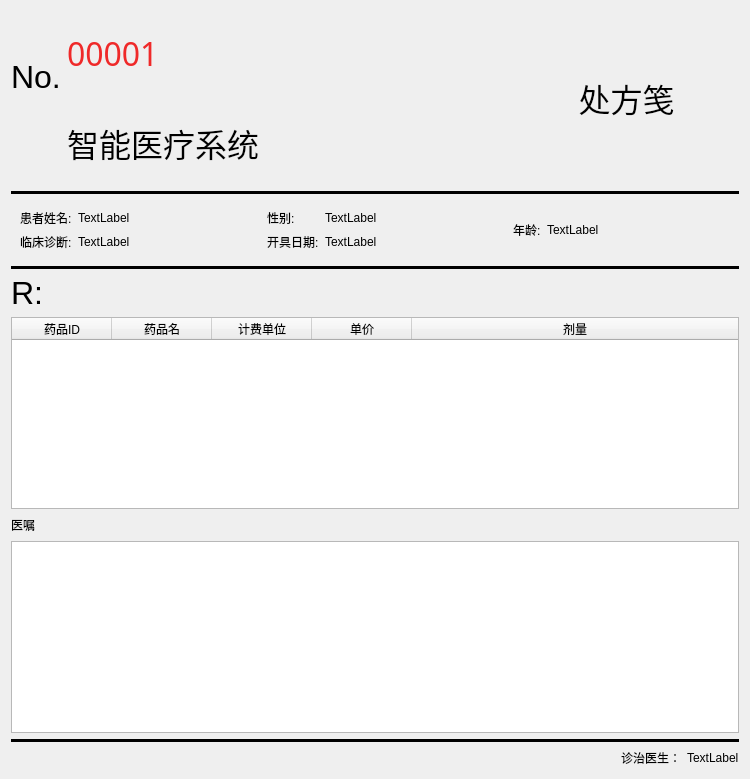
<?xml version="1.0" encoding="UTF-8"?>
<ui version="4.0">
 <class>PrescriptionPatient</class>
 <widget class="QWidget" name="PrescriptionPatient">
  <property name="geometry">
   <rect>
    <x>0</x>
    <y>0</y>
    <width>750</width>
    <height>779</height>
   </rect>
  </property>
  <property name="windowTitle">
   <string>Form</string>
  </property>
  <layout class="QVBoxLayout" name="verticalLayout">
   <item>
    <layout class="QHBoxLayout" name="horizontalLayout_73" stretch="3,6,3,0">
     <item>
      <layout class="QHBoxLayout" name="horizontalLayout_74">
       <item>
        <layout class="QVBoxLayout" name="verticalLayout_27" stretch="1,1,2">
         <item>
          <spacer name="verticalSpacer_9">
           <property name="orientation">
            <enum>Qt::Vertical</enum>
           </property>
           <property name="sizeHint" stdset="0">
            <size>
             <width>20</width>
             <height>40</height>
            </size>
           </property>
          </spacer>
         </item>
         <item>
          <widget class="QLabel" name="label_63">
           <property name="font">
            <font>
             <pointsize>24</pointsize>
            </font>
           </property>
           <property name="text">
            <string>No.</string>
           </property>
          </widget>
         </item>
         <item>
          <spacer name="verticalSpacer_10">
           <property name="orientation">
            <enum>Qt::Vertical</enum>
           </property>
           <property name="sizeHint" stdset="0">
            <size>
             <width>20</width>
             <height>40</height>
            </size>
           </property>
          </spacer>
         </item>
        </layout>
       </item>
       <item>
        <layout class="QVBoxLayout" name="verticalLayout_28">
         <item>
          <layout class="QHBoxLayout" name="horizontalLayout_75" stretch="0,3">
           <item>
            <widget class="QLabel" name="label_64">
             <property name="font">
              <font>
               <family>aakar</family>
               <pointsize>24</pointsize>
              </font>
             </property>
             <property name="styleSheet">
              <string notr="true">color: rgb(239, 41, 41);</string>
             </property>
             <property name="text">
              <string>00001</string>
             </property>
            </widget>
           </item>
           <item>
            <spacer name="horizontalSpacer_53">
             <property name="orientation">
              <enum>Qt::Horizontal</enum>
             </property>
             <property name="sizeHint" stdset="0">
              <size>
               <width>40</width>
               <height>20</height>
              </size>
             </property>
            </spacer>
           </item>
          </layout>
         </item>
         <item>
          <layout class="QHBoxLayout" name="horizontalLayout_76">
           <item>
            <widget class="QLabel" name="label_5">
             <property name="font">
              <font>
               <pointsize>24</pointsize>
              </font>
             </property>
             <property name="text">
              <string>智能医疗系统</string>
             </property>
            </widget>
           </item>
           <item>
            <spacer name="horizontalSpacer_54">
             <property name="orientation">
              <enum>Qt::Horizontal</enum>
             </property>
             <property name="sizeHint" stdset="0">
              <size>
               <width>40</width>
               <height>20</height>
              </size>
             </property>
            </spacer>
           </item>
          </layout>
         </item>
        </layout>
       </item>
      </layout>
     </item>
     <item>
      <spacer name="horizontalSpacer_55">
       <property name="orientation">
        <enum>Qt::Horizontal</enum>
       </property>
       <property name="sizeHint" stdset="0">
        <size>
         <width>40</width>
         <height>20</height>
        </size>
       </property>
      </spacer>
     </item>
     <item>
      <widget class="QLabel" name="label_65">
       <property name="font">
        <font>
         <pointsize>24</pointsize>
        </font>
       </property>
       <property name="text">
        <string>处方笺</string>
       </property>
       <property name="alignment">
        <set>Qt::AlignCenter</set>
       </property>
      </widget>
     </item>
     <item>
      <spacer name="horizontalSpacer_56">
       <property name="orientation">
        <enum>Qt::Horizontal</enum>
       </property>
       <property name="sizeHint" stdset="0">
        <size>
         <width>40</width>
         <height>20</height>
        </size>
       </property>
      </spacer>
     </item>
    </layout>
   </item>
   <item>
    <widget class="Line" name="line">
     <property name="frameShadow">
      <enum>QFrame::Plain</enum>
     </property>
     <property name="lineWidth">
      <number>5</number>
     </property>
     <property name="orientation">
      <enum>Qt::Horizontal</enum>
     </property>
    </widget>
   </item>
   <item>
    <widget class="QFrame" name="frame">
     <property name="styleSheet">
      <string notr="true">border: none;</string>
     </property>
     <property name="frameShape">
      <enum>QFrame::StyledPanel</enum>
     </property>
     <property name="frameShadow">
      <enum>QFrame::Raised</enum>
     </property>
     <layout class="QHBoxLayout" name="horizontalLayout_65">
      <item>
       <layout class="QVBoxLayout" name="verticalLayout_24">
        <item>
         <layout class="QHBoxLayout" name="horizontalLayout_66">
          <item>
           <widget class="QLabel" name="label_58">
            <property name="text">
             <string>患者姓名:</string>
            </property>
           </widget>
          </item>
          <item>
           <widget class="QLabel" name="patientname_5">
            <property name="text">
             <string>TextLabel</string>
            </property>
           </widget>
          </item>
         </layout>
        </item>
        <item>
         <layout class="QHBoxLayout" name="horizontalLayout_67">
          <item>
           <widget class="QLabel" name="label_59">
            <property name="text">
             <string>临床诊断:</string>
            </property>
           </widget>
          </item>
          <item>
           <widget class="QLabel" name="diagnosis_5">
            <property name="text">
             <string>TextLabel</string>
            </property>
           </widget>
          </item>
         </layout>
        </item>
       </layout>
      </item>
      <item>
       <spacer name="horizontalSpacer_49">
        <property name="orientation">
         <enum>Qt::Horizontal</enum>
        </property>
        <property name="sizeHint" stdset="0">
         <size>
          <width>81</width>
          <height>20</height>
         </size>
        </property>
       </spacer>
      </item>
      <item>
       <layout class="QVBoxLayout" name="verticalLayout_25">
        <item>
         <layout class="QHBoxLayout" name="horizontalLayout_68">
          <item>
           <widget class="QLabel" name="label_60">
            <property name="text">
             <string>性别:</string>
            </property>
           </widget>
          </item>
          <item>
           <widget class="QLabel" name="sex_5">
            <property name="text">
             <string>TextLabel</string>
            </property>
           </widget>
          </item>
         </layout>
        </item>
        <item>
         <layout class="QHBoxLayout" name="horizontalLayout_69">
          <item>
           <widget class="QLabel" name="label_61">
            <property name="text">
             <string>开具日期:</string>
            </property>
           </widget>
          </item>
          <item>
           <widget class="QLabel" name="diagnosistime_5">
            <property name="text">
             <string>TextLabel</string>
            </property>
           </widget>
          </item>
         </layout>
        </item>
       </layout>
      </item>
      <item>
       <spacer name="horizontalSpacer_50">
        <property name="orientation">
         <enum>Qt::Horizontal</enum>
        </property>
        <property name="sizeHint" stdset="0">
         <size>
          <width>82</width>
          <height>20</height>
         </size>
        </property>
       </spacer>
      </item>
      <item>
       <layout class="QVBoxLayout" name="verticalLayout_26">
        <item>
         <layout class="QHBoxLayout" name="horizontalLayout_70">
          <item>
           <widget class="QLabel" name="label_62">
            <property name="text">
             <string>年龄:</string>
            </property>
           </widget>
          </item>
          <item>
           <widget class="QLabel" name="age_5">
            <property name="text">
             <string>TextLabel</string>
            </property>
           </widget>
          </item>
         </layout>
        </item>
        <item>
         <layout class="QHBoxLayout" name="horizontalLayout_71"/>
        </item>
       </layout>
      </item>
      <item>
       <spacer name="horizontalSpacer_51">
        <property name="orientation">
         <enum>Qt::Horizontal</enum>
        </property>
        <property name="sizeHint" stdset="0">
         <size>
          <width>81</width>
          <height>20</height>
         </size>
        </property>
       </spacer>
      </item>
     </layout>
    </widget>
   </item>
   <item>
    <widget class="Line" name="line_2">
     <property name="frameShadow">
      <enum>QFrame::Plain</enum>
     </property>
     <property name="lineWidth">
      <number>5</number>
     </property>
     <property name="orientation">
      <enum>Qt::Horizontal</enum>
     </property>
    </widget>
   </item>
   <item>
    <layout class="QHBoxLayout" name="horizontalLayout_78">
     <item>
      <widget class="QLabel" name="label_67">
       <property name="font">
        <font>
         <pointsize>24</pointsize>
        </font>
       </property>
       <property name="text">
        <string>R:</string>
       </property>
      </widget>
     </item>
     <item>
      <spacer name="horizontalSpacer_58">
       <property name="orientation">
        <enum>Qt::Horizontal</enum>
       </property>
       <property name="sizeHint" stdset="0">
        <size>
         <width>40</width>
         <height>20</height>
        </size>
       </property>
      </spacer>
     </item>
    </layout>
   </item>
   <item>
    <widget class="QTableWidget" name="medicineTable">
     <attribute name="horizontalHeaderStretchLastSection">
      <bool>true</bool>
     </attribute>
     <column>
      <property name="text">
       <string>药品ID</string>
      </property>
     </column>
     <column>
      <property name="text">
       <string>药品名</string>
      </property>
     </column>
     <column>
      <property name="text">
       <string>计费单位</string>
      </property>
     </column>
     <column>
      <property name="text">
       <string>单价</string>
      </property>
     </column>
     <column>
      <property name="text">
       <string>剂量</string>
      </property>
     </column>
    </widget>
   </item>
   <item>
    <layout class="QHBoxLayout" name="horizontalLayout_77">
     <item>
      <widget class="QLabel" name="label_66">
       <property name="text">
        <string>医嘱</string>
       </property>
      </widget>
     </item>
     <item>
      <spacer name="horizontalSpacer_57">
       <property name="orientation">
        <enum>Qt::Horizontal</enum>
       </property>
       <property name="sizeHint" stdset="0">
        <size>
         <width>40</width>
         <height>20</height>
        </size>
       </property>
      </spacer>
     </item>
    </layout>
   </item>
   <item>
    <widget class="QTextEdit" name="advice"/>
   </item>
   <item>
    <widget class="Line" name="line_3">
     <property name="frameShadow">
      <enum>QFrame::Plain</enum>
     </property>
     <property name="lineWidth">
      <number>5</number>
     </property>
     <property name="orientation">
      <enum>Qt::Horizontal</enum>
     </property>
    </widget>
   </item>
   <item>
    <layout class="QHBoxLayout" name="horizontalLayout_80">
     <item>
      <spacer name="horizontalSpacer_60">
       <property name="orientation">
        <enum>Qt::Horizontal</enum>
       </property>
       <property name="sizeHint" stdset="0">
        <size>
         <width>40</width>
         <height>20</height>
        </size>
       </property>
      </spacer>
     </item>
     <item>
      <widget class="QLabel" name="label_68">
       <property name="text">
        <string>诊治医生：</string>
       </property>
      </widget>
     </item>
     <item>
      <widget class="QLabel" name="doctorname_5">
       <property name="text">
        <string>TextLabel</string>
       </property>
      </widget>
     </item>
    </layout>
   </item>
  </layout>
 </widget>
 <resources/>
 <connections/>
</ui>
